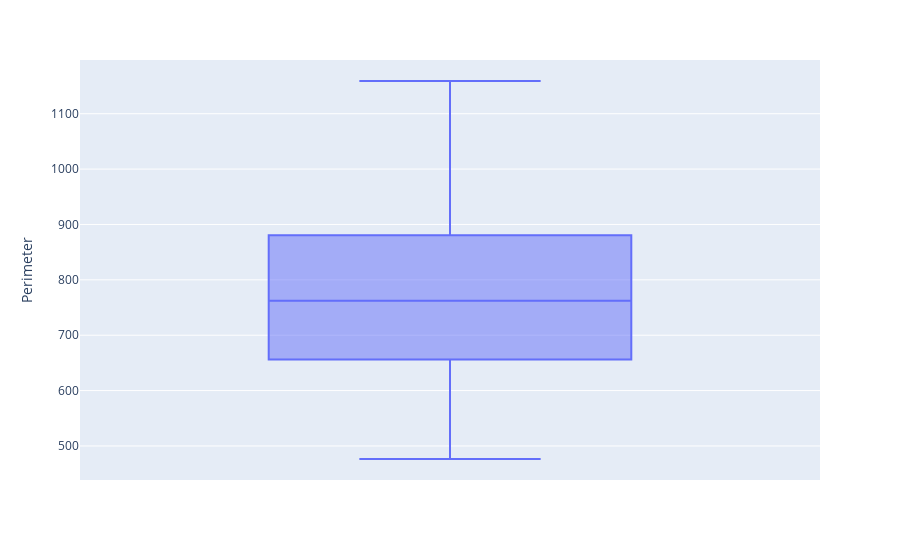

Write notebook code for a chart like this one.
### Markdown cell above
**Distribución empírica de Probabilidad**

Entendemos el histograma como una distribución empírica de probabilidad

### Code cell
# importar plotly express para graficar y boxplot
import plotly.express as px
fig = px.box(data, y="Perimeter")
fig.show()

### Figure 1 — Plotly figure (JSON) as saved in the notebook; plotly's stock layout.template omitted (floating-point values rounded to 4 significant figures; data arrays with more than 128 entries replaced by an {"elided": "..."} marker saying what was removed)
{"data": [{"alignmentgroup": "True", "hovertemplate": "Perimeter=%{y}<extra></extra>", "legendgroup": "", "marker": {"color": "#636efa"}, "name": "", "notched": false, "offsetgroup": "", "orientation": "v", "showlegend": false, "type": "box", "x0": " ", "xaxis": "x", "y": {"elided": "1656 float values"}, "y0": " ", "yaxis": "y"}], "layout": {"boxmode": "group", "legend": {"tracegroupgap": 0}, "margin": {"t": 60}, "xaxis": {"anchor": "y", "domain": [0, 1]}, "yaxis": {"anchor": "x", "domain": [0, 1], "title": {"text": "Perimeter"}}}}
